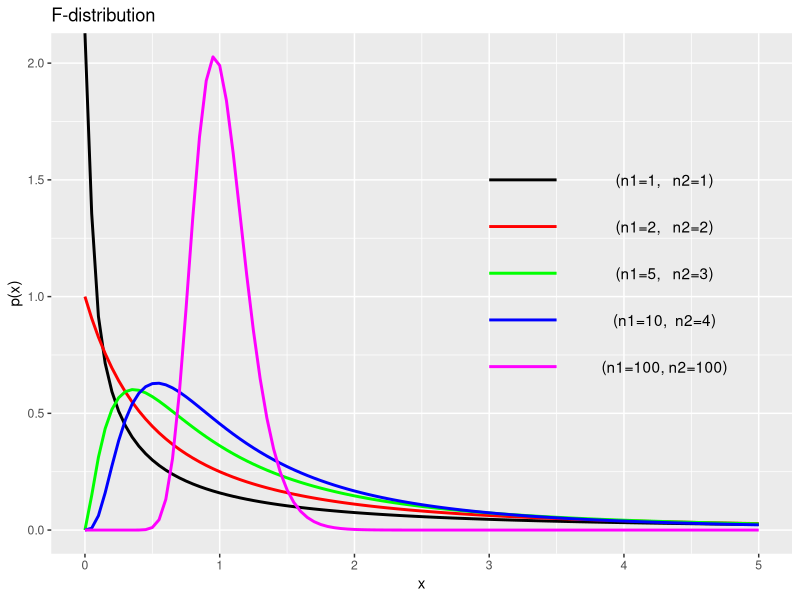

Write the R code that produced this figure.
library(ggplot2)

ggplot(data.frame(x=c(0,5)), aes(x=x)) +
  stat_function(fun=df, args=list(df1=1, df2=1), colour="black", size=1) +
  stat_function(fun=df, args=list(df1=2, df2=2), colour="red", size=1) +
  stat_function(fun=df, args=list(df1=5, df2=3), colour="green", size=1) +
  stat_function(fun=df, args=list(df1=10, df2=4), colour="blue", size=1) +
  stat_function(fun=df, args=list(df1=100, df2=100), colour="magenta", size=1) +  
  annotate("segment", x=3, xend=3.5, y=1.5, yend=1.5, colour="black", size=1) +
  annotate("segment", x=3, xend=3.5, y=1.3, yend=1.3, colour="red", size=1) + 
  annotate("segment", x=3, xend=3.5, y=1.1, yend=1.1, colour="green", size=1) + 
  annotate("segment", x=3, xend=3.5, y=0.9, yend=0.9, colour="blue", size=1) + 
  annotate("segment", x=3, xend=3.5, y=0.7, yend=0.7, colour="magenta", size=1) +   
  annotate("text", x=4.3, y=1.5, label="(n1=1,   n2=1)") +
  annotate("text", x=4.3, y=1.3, label="(n1=2,   n2=2)") + 
  annotate("text", x=4.3, y=1.1, label="(n1=5,   n2=3)") +
  annotate("text", x=4.3, y=0.9, label="(n1=10,  n2=4)") + 
  annotate("text", x=4.3, y=0.7, label="(n1=100, n2=100)") +  
  ggtitle("F-distribution") +
  labs(y="p(x)")
